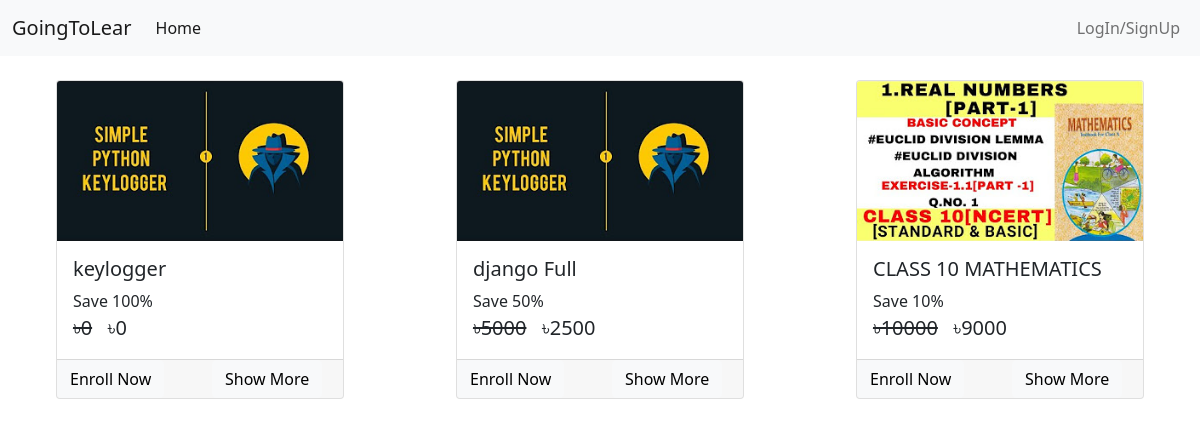
The page / on the database its author committed.
### courses/models/course.py (models this page shows, shortened)
class Course(models.Model):
    name = models.CharField(max_length=80, null=False)
    slug = models.CharField(max_length=80, null=False, unique=True)
    description = models.CharField(max_length=150, null=True)
    price = models.IntegerField(null=False)
    discount = models.IntegerField(null=False, default=0)
    active = models.BooleanField(default=False)
    thumbnail = models.ImageField(upload_to="files/thumbnail")
    date = models.DateTimeField(auto_now_add=True)
    resource = models.FileField(upload_to="files/resource", null=True, blank=True)
    length = models.IntegerField(null=False)

### courses/views/homepage.py (the view)
# urls.py: path('', HomePageView.as_view() , name = 'home'),
class HomePageView(ListView):
    template_name = "courses/home.html"
    queryset = Course.objects.filter(active=True)
    context_object_name = "courses"

### courses/templatetags/course_custom_tags.py (called while the page is built, shortened)
@register.simple_tag
def cal_sellprice(price, discount):
    if discount is None or discount is 0 :
        return price
    sellprice = price
    sellprice = price - (price * discount * 0.01)
    return math.floor(sellprice)

@register.filter
def taka(price):
    return f'৳{price}'

@register.simple_tag
def is_enrolled(request, course):
    user = None
    if not request.user.is_authenticated:
        return False

### courses/templates/courses/home.html (shortened to what this page needs)
{% extends './base.html' %}
{% load course_custom_tags %}
{% block content %}
<div class="container-fluid">
    <br>
    <div class="row">
        {% for course in courses %}
            <div class="col mx-auto">
                <div class="card mx-auto" style="width: 18rem;">
                    <img src="{{ course.thumbnail.url }}" class="card-img-top" alt="...">
                    <div class="card-body">
                        <h5 class="card-title">{{ course.name }}</h5>
                        <p class="card-text m-0 p-0">
                            Save {{ course.discount }}%
                            <br>
                            <span class="price">
                                <del>{{ course.price|taka }}</del>
                                <span>{% cal_sellprice course.price course.discount as value %} {{ value|taka }}</span>
                            </span>
                        </p>
                    </div>
                    <div class="card-footer p-0">
                        {% is_enrolled request course as enrolled %}
                        <div class="row no-gutters">
                            {% if enrolled %}
                            <div class="col mx-auto">
                                <a href="/course/{{ course.slug }}" class="btn btn-light btn-block">Start Couse</a>
                            </div>
                            {% else %}
                            <div class="col border-right">
                                <a href="/check-out/{{ course.slug }}" class="btn btn-light btn-block">Enroll Now</a>
                            </div>
                            <div class="col">
                                <a href="/course/{{ course.slug }}" class="btn btn-light btn-block">Show More</a>
                            </div>
                            {% endif %}
                        </div>
                    </div>
                </div>
            </div>
        {% endfor %}
    </div>
</div>
{% endblock %}

### courses/templates/courses/base.html (shortened to what this page needs)
<!DOCTYPE html>
{% load static %}
<html lang="en">
<head>
    <link href="https://cdn.jsdelivr.net/npm/bootstrap@5.1.3/dist/css/bootstrap.min.css" rel="stylesheet">
    <link rel="stylesheet" href="{% static 'css/common.css' %}">
</head>
<body>
    <nav class="navbar navbar-expand-lg navbar-light bg-light">
        <div class="container-fluid">
            <a class="navbar-brand" href="/">GoingToLear</a>
            <div class="collapse navbar-collapse" id="navbarNav">
                <ul class="navbar-nav">
                    <li class="nav-item">
                        <a class="nav-link active" aria-current="page" href="/">Home</a>
                    </li>
                </ul>
                <ul class="navbar-nav ms-auto">
                    {% if request.user.is_authenticated %}
                        <li class="nav-item">
                            <a class="nav-link" href="/my-courses">My Courses</a>
                        </li>
                        <li class="nav-item">
                            <a class="nav-link" href="/logout">LogOut</a>
                        </li>
                    {% else %}
                        <li class="nav-item">
                            <a class="nav-link" href="/login">LogIn/SignUp</a>
                        </li>
                    {% endif %}
                </ul>
            </div>
        </div>
    </nav>
    {% block content %}
    {% endblock %}
</body>
</html>

### courses/static/css/common.css (style rules this page uses)
.price { font-size: 20px; }

### courses/templates/courses/home.html (style rules this page uses)
.price { font-size: 20px; }

### rows shown on the page
Course: thumbnail (placeholder picture), name "keylogger", discount "100", price|taka "৳0", value "৳0"
Course: thumbnail (placeholder picture), name "django Full", discount "50", price|taka "৳5000", value "৳2500"
Course: thumbnail (placeholder picture), name "CLASS 10 MATHEMATICS", discount "10", price|taka "৳10000", value "৳9000"
